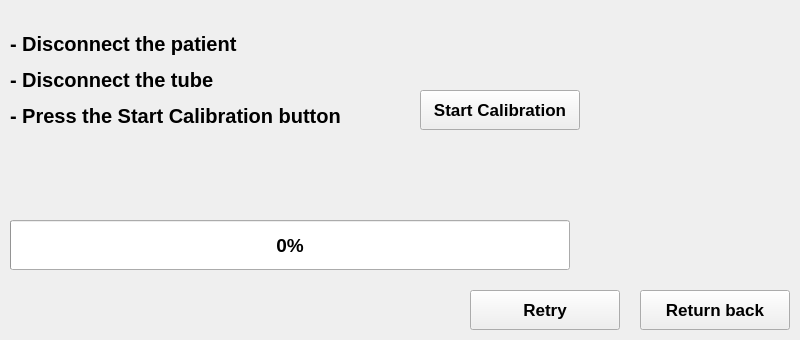
<?xml version="1.0" encoding="UTF-8"?>
<ui version="4.0">
 <class>Form</class>
 <widget class="QWidget" name="Form">
  <property name="geometry">
   <rect>
    <x>0</x>
    <y>0</y>
    <width>800</width>
    <height>340</height>
   </rect>
  </property>
  <property name="windowTitle">
   <string>Form</string>
  </property>
  <widget class="QLabel" name="label">
   <property name="geometry">
    <rect>
     <x>10</x>
     <y>10</y>
     <width>400</width>
     <height>140</height>
    </rect>
   </property>
   <property name="font">
    <font>
     <pointsize>15</pointsize>
     <weight>75</weight>
     <bold>true</bold>
    </font>
   </property>
   <property name="text">
    <string>&lt;html&gt;&lt;head/&gt;&lt;body&gt;&lt;p&gt;- Disconnect the patient&lt;/p&gt;&lt;p&gt;- Disconnect the tube&lt;/p&gt;&lt;p&gt;- Press the Start Calibration button&lt;/p&gt;&lt;/body&gt;&lt;/html&gt;</string>
   </property>
  </widget>
  <widget class="QPushButton" name="start_calibration">
   <property name="geometry">
    <rect>
     <x>420</x>
     <y>90</y>
     <width>160</width>
     <height>40</height>
    </rect>
   </property>
   <property name="font">
    <font>
     <pointsize>13</pointsize>
     <weight>75</weight>
     <bold>true</bold>
    </font>
   </property>
   <property name="text">
    <string>Start Calibration</string>
   </property>
  </widget>
  <widget class="QProgressBar" name="completion_bar">
   <property name="geometry">
    <rect>
     <x>10</x>
     <y>220</y>
     <width>560</width>
     <height>50</height>
    </rect>
   </property>
   <property name="font">
    <font>
     <pointsize>14</pointsize>
     <weight>75</weight>
     <bold>true</bold>
    </font>
   </property>
   <property name="value">
    <number>0</number>
   </property>
  </widget>
  <widget class="QLabel" name="endstatus_label">
   <property name="geometry">
    <rect>
     <x>590</x>
     <y>220</y>
     <width>200</width>
     <height>50</height>
    </rect>
   </property>
   <property name="font">
    <font>
     <pointsize>15</pointsize>
     <weight>75</weight>
     <bold>true</bold>
    </font>
   </property>
   <property name="text">
    <string/>
   </property>
  </widget>
  <widget class="QPushButton" name="back_button">
   <property name="geometry">
    <rect>
     <x>640</x>
     <y>290</y>
     <width>150</width>
     <height>40</height>
    </rect>
   </property>
   <property name="font">
    <font>
     <pointsize>13</pointsize>
     <weight>75</weight>
     <bold>true</bold>
    </font>
   </property>
   <property name="text">
    <string>Return back</string>
   </property>
  </widget>
  <widget class="QPushButton" name="retry_button">
   <property name="geometry">
    <rect>
     <x>470</x>
     <y>290</y>
     <width>150</width>
     <height>40</height>
    </rect>
   </property>
   <property name="font">
    <font>
     <pointsize>13</pointsize>
     <weight>75</weight>
     <bold>true</bold>
    </font>
   </property>
   <property name="text">
    <string>Retry</string>
   </property>
  </widget>
 </widget>
 <resources/>
 <connections/>
</ui>
